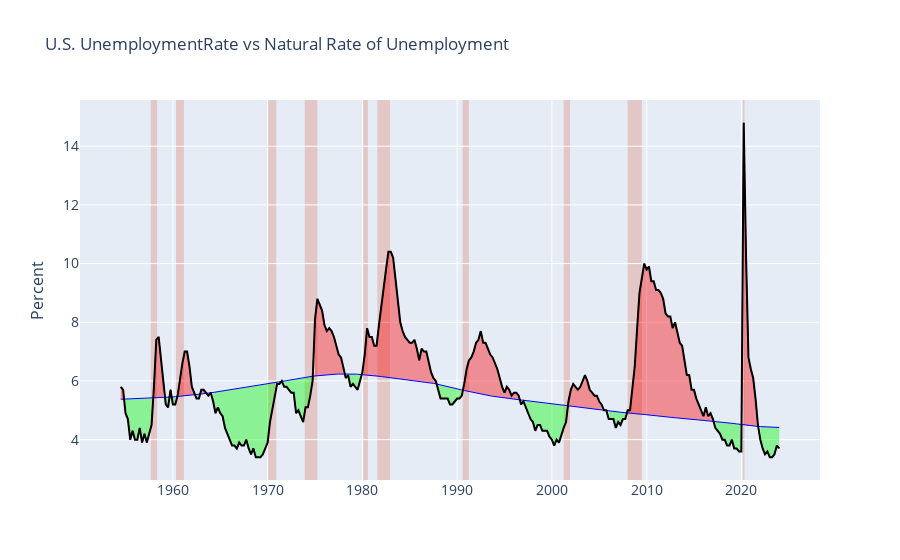

Notebook code for this chart:
### Code cell
UNRATE = pd.DataFrame(fred.get_series('UNRATE'))
NROU = pd.DataFrame(fred.get_series('NROU'))

# sample data
df = pd.DataFrame()
df['USREC'] = srty['USREC']
df['y'] = UNRATE.iloc[:,0]
df['ma1'] = NROU.iloc[:,0]
df['ma2'] = UNRATE.iloc[:,0]
df=df.dropna()
df1 = df.copy()

# split data into chunks where averages cross each other
df['label'] = np.where(df['ma1']>df['ma2'], 1, 0)
df['group'] = df['label'].ne(df['label'].shift()).cumsum()
df = df.groupby('group')
dfs = []
for name, data in df:
    dfs.append(data)

# custom function to set fill color
def fillcol(label):
    if label >= 1:
        return 'rgba(0,250,0,0.4)'
    else:
        return 'rgba(250,0,0,0.4)'

fig = go.Figure()

for df in dfs:
    fig.add_traces(go.Scatter(x=df.index, y = df.ma1,
                              line = dict(color='rgba(0,0,0,0)')))
    
    fig.add_traces(go.Scatter(x=df.index, y = df.ma2,
                              line = dict(color='rgba(0,0,0,0)'),
                              fill='tonexty', 
                              fillcolor = fillcol(df['label'].iloc[0])))

# include averages
fig.add_traces(go.Scatter(x=df1.index, y = df1.ma1,
                          line = dict(color = 'blue', width=1)))

fig.add_traces(go.Scatter(x=df1.index, y = df1.ma2,
                          line = dict(color = 'red', width=1)))

# include main time-series
fig.add_traces(go.Scatter(x=df1.index, y = df1.y,
                          line = dict(color = 'black', width=2)))

fig.update_layout(
        title='U.S. UnemploymentRate vs Natural Rate of Unemployment',
        xaxis_tickfont_size=14,
        yaxis=dict(
            title='Percent',
            titlefont_size=16,
            tickfont_size=14,
        ),
        legend=dict(
            x=0,
            y=1.0,
            bgcolor='rgba(255, 255, 255, 0)',
            bordercolor='rgba(255, 255, 255, 0)'
        ),
        barmode='group',
        bargap=0.15, # gap between bars of adjacent location coordinates.
        bargroupgap=0.1 # gap between bars of the same location coordinate.
    )

# Highlight areas according to the even_type
current = ''
changes = []

for ind in srty.index:
    if current != srty['USREC'][ind]:
        current = srty['USREC'][ind]
        changes.append([srty['date'][ind],srty['USREC'][ind]])


color_dict= {'Yes':'#d9330d','No':'#e5ecf6',}

for i, val in enumerate(changes):
    if (i+1) == len(changes):
            changes_last_date = changes[-1][0]
            changes_last_state = changes[-1][1]
            last_date= srty['date'].iloc[-1]
            fig.add_vrect(
                          x0=changes_last_date, x1=last_date,
                          fillcolor=color_dict[changes_last_state], opacity=0.2,
                          layer="below", line_width=0)

    else:
          

        if changes[i][1] =='Yes':
            fig.add_vrect(
                        x0=changes[i][0], x1=changes[i+1][0],
                        fillcolor=color_dict['Yes'], opacity=0.2,
                        layer="below", line_width=0)


fig.update_layout(showlegend=False)
fig.show()

### Figure 1 — Plotly figure (JSON) as saved in the notebook; plotly's stock layout.template omitted (floating-point values rounded to 4 significant figures; data arrays with more than 128 entries replaced by an {"elided": "..."} marker saying what was removed)
{"data": [{"line": {"color": "rgba(0,0,0,0)"}, "type": "scatter", "x": ["1954-07-01T00:00:00", "1954-10-01T00:00:00"], "y": [5.376, 5.379]}, {"fill": "tonexty", "fillcolor": "rgba(250,0,0,0.4)", "line": {"color": "rgba(0,0,0,0)"}, "type": "scatter", "x": ["1954-07-01T00:00:00", "1954-10-01T00:00:00"], "y": [5.8, 5.7]}, {"line": {"color": "rgba(0,0,0,0)"}, "type": "scatter", "x": ["1955-01-01T00:00:00", "1955-04-01T00:00:00", "1955-07-01T00:00:00", "1955-10-01T00:00:00", "1956-01-01T00:00:00", "1956-04-01T00:00:00", "1956-07-01T00:00:00", "1956-10-01T00:00:00", "1957-01-01T00:00:00", "1957-04-01T00:00:00", "1957-07-01T00:00:00", "1957-10-01T00:00:00"], "y": [5.381, 5.384, 5.386, 5.389, 5.391, 5.393, 5.396, 5.398, 5.401, 5.404, 5.407, 5.411]}, {"fill": "tonexty", "fillcolor": "rgba(0,250,0,0.4)", "line": {"color": "rgba(0,0,0,0)"}, "type": "scatter", "x": ["1955-01-01T00:00:00", "1955-04-01T00:00:00", "1955-07-01T00:00:00", "1955-10-01T00:00:00", "1956-01-01T00:00:00", "1956-04-01T00:00:00", "1956-07-01T00:00:00", "1956-10-01T00:00:00", "1957-01-01T00:00:00", "1957-04-01T00:00:00", "1957-07-01T00:00:00", "1957-10-01T00:00:00"], "y": [4.9, 4.7, 4, 4.3, 4, 4, 4.4, 3.9, 4.2, 3.9, 4.2, 4.5]}, {"line": {"color": "rgba(0,0,0,0)"}, "type": "scatter", "x": ["1958-01-01T00:00:00", "1958-04-01T00:00:00", "1958-07-01T00:00:00", "1958-10-01T00:00:00", "1959-01-01T00:00:00"], "y": [5.414, 5.418, 5.423, 5.427, 5.433]}, {"fill": "tonexty", "fillcolor": "rgba(250,0,0,0.4)", "line": {"color": "rgba(0,0,0,0)"}, "type": "scatter", "x": ["1958-01-01T00:00:00", "1958-04-01T00:00:00", "1958-07-01T00:00:00", "1958-10-01T00:00:00", "1959-01-01T00:00:00"], "y": [5.8, 7.4, 7.5, 6.7, 6]}, {"line": {"color": "rgba(0,0,0,0)"}, "type": "scatter", "x": ["1959-04-01T00:00:00", "1959-07-01T00:00:00"], "y": [5.438, 5.444]}, {"fill": "tonexty", "fillcolor": "rgba(0,250,0,0.4)", "line": {"color": "rgba(0,0,0,0)"}, "type": "scatter", "x": ["1959-04-01T00:00:00", "1959-07-01T00:00:00"], "y": [5.2, 5.1]}, {"line": {"color": "rgba(0,0,0,0)"}, "type": "scatter", "x": ["1959-10-01T00:00:00"], "y": [5.45]}, {"fill": "tonexty", "fillcolor": "rgba(250,0,0,0.4)", "line": {"color": "rgba(0,0,0,0)"}, "type": "scatter", "x": ["1959-10-01T00:00:00"], "y": [5.7]}, {"line": {"color": "rgba(0,0,0,0)"}, "type": "scatter", "x": ["1960-01-01T00:00:00", "1960-04-01T00:00:00"], "y": [5.456, 5.463]}, {"fill": "tonexty", "fillcolor": "rgba(0,250,0,0.4)", "line": {"color": "rgba(0,0,0,0)"}, "type": "scatter", "x": ["1960-01-01T00:00:00", "1960-04-01T00:00:00"], "y": [5.2, 5.2]}, {"line": {"color": "rgba(0,0,0,0)"}, "type": "scatter", "x": ["1960-07-01T00:00:00", "1960-10-01T00:00:00", "1961-01-01T00:00:00", "1961-04-01T00:00:00", "1961-07-01T00:00:00", "1961-10-01T00:00:00", "1962-01-01T00:00:00", "1962-04-01T00:00:00"], "y": [5.47, 5.477, 5.484, 5.491, 5.499, 5.506, 5.515, 5.523]}, {"fill": "tonexty", "fillcolor": "rgba(250,0,0,0.4)", "line": {"color": "rgba(0,0,0,0)"}, "type": "scatter", "x": ["1960-07-01T00:00:00", "1960-10-01T00:00:00", "1961-01-01T00:00:00", "1961-04-01T00:00:00", "1961-07-01T00:00:00", "1961-10-01T00:00:00", "1962-01-01T00:00:00", "1962-04-01T00:00:00"], "y": [5.5, 6.1, 6.6, 7, 7, 6.5, 5.8, 5.6]}, {"line": {"color": "rgba(0,0,0,0)"}, "type": "scatter", "x": ["1962-07-01T00:00:00", "1962-10-01T00:00:00"], "y": [5.532, 5.541]}, {"fill": "tonexty", "fillcolor": "rgba(0,250,0,0.4)", "line": {"color": "rgba(0,0,0,0)"}, "type": "scatter", "x": ["1962-07-01T00:00:00", "1962-10-01T00:00:00"], "y": [5.4, 5.4]}, {"line": {"color": "rgba(0,0,0,0)"}, "type": "scatter", "x": ["1963-01-01T00:00:00", "1963-04-01T00:00:00", "1963-07-01T00:00:00"], "y": [5.551, 5.562, 5.572]}, {"fill": "tonexty", "fillcolor": "rgba(250,0,0,0.4)", "line": {"color": "rgba(0,0,0,0)"}, "type": "scatter", "x": ["1963-01-01T00:00:00", "1963-04-01T00:00:00", "1963-07-01T00:00:00"], "y": [5.7, 5.7, 5.6]}, {"line": {"color": "rgba(0,0,0,0)"}, "type": "scatter", "x": ["1963-10-01T00:00:00"], "y": [5.584]}, {"fill": "tonexty", "fillcolor": "rgba(0,250,0,0.4)", "line": {"color": "rgba(0,0,0,0)"}, "type": "scatter", "x": ["1963-10-01T00:00:00"], "y": [5.5]}, {"line": {"color": "rgba(0,0,0,0)"}, "type": "scatter", "x": ["1964-01-01T00:00:00"], "y": [5.596]}, {"fill": "tonexty", "fillcolor": "rgba(250,0,0,0.4)", "line": {"color": "rgba(0,0,0,0)"}, "type": "scatter", "x": ["1964-01-01T00:00:00"], "y": [5.6]}, {"line": {"color": "rgba(0,0,0,0)"}, "type": "scatter", "x": ["1964-04-01T00:00:00", "1964-07-01T00:00:00", "1964-10-01T00:00:00", "1965-01-01T00:00:00", "1965-04-01T00:00:00", "1965-07-01T00:00:00", "1965-10-01T00:00:00", "1966-01-01T00:00:00", "1966-04-01T00:00:00", "1966-07-01T00:00:00", "1966-10-01T00:00:00", "1967-01-01T00:00:00", "1967-04-01T00:00:00", "1967-07-01T00:00:00", "1967-10-01T00:00:00", "1968-01-01T00:00:00", "1968-04-01T00:00:00", "1968-07-01T00:00:00", "1968-10-01T00:00:00", "1969-01-01T00:00:00", "1969-04-01T00:00:00", "1969-07-01T00:00:00", "1969-10-01T00:00:00", "1970-01-01T00:00:00", "1970-04-01T00:00:00", "1970-07-01T00:00:00", "1970-10-01T00:00:00", "1971-01-01T00:00:00", "1971-04-01T00:00:00"], "y": [5.608, 5.62, 5.633, 5.646, 5.659, 5.672, 5.685, 5.698, 5.711, 5.723, 5.735, 5.747, 5.758, 5.77, 5.781, 5.792, 5.804, 5.815, 5.827, 5.839, 5.851, 5.864, 5.877, 5.89, 5.904, 5.918, 5.933, 5.948, 5.963]}, {"fill": "tonexty", "fillcolor": "rgba(0,250,0,0.4)", "line": {"color": "rgba(0,0,0,0)"}, "type": "scatter", "x": ["1964-04-01T00:00:00", "1964-07-01T00:00:00", "1964-10-01T00:00:00", "1965-01-01T00:00:00", "1965-04-01T00:00:00", "1965-07-01T00:00:00", "1965-10-01T00:00:00", "1966-01-01T00:00:00", "1966-04-01T00:00:00", "1966-07-01T00:00:00", "1966-10-01T00:00:00", "1967-01-01T00:00:00", "1967-04-01T00:00:00", "1967-07-01T00:00:00", "1967-10-01T00:00:00", "1968-01-01T00:00:00", "1968-04-01T00:00:00", "1968-07-01T00:00:00", "1968-10-01T00:00:00", "1969-01-01T00:00:00", "1969-04-01T00:00:00", "1969-07-01T00:00:00", "1969-10-01T00:00:00", "1970-01-01T00:00:00", "1970-04-01T00:00:00", "1970-07-01T00:00:00", "1970-10-01T00:00:00", "1971-01-01T00:00:00", "1971-04-01T00:00:00"], "y": [5.3, 4.9, 5.1, 4.9, 4.8, 4.4, 4.2, 4, 3.8, 3.8, 3.7, 3.9, 3.8, 3.8, 4, 3.7, 3.5, 3.7, 3.4, 3.4, 3.4, 3.5, 3.7, 3.9, 4.6, 5, 5.5, 5.9, 5.9]}, {"line": {"color": "rgba(0,0,0,0)"}, "type": "scatter", "x": ["1971-07-01T00:00:00"], "y": [5.979]}, {"fill": "tonexty", "fillcolor": "rgba(250,0,0,0.4)", "line": {"color": "rgba(0,0,0,0)"}, "type": "scatter", "x": ["1971-07-01T00:00:00"], "y": [6]}, {"line": {"color": "rgba(0,0,0,0)"}, "type": "scatter", "x": ["1971-10-01T00:00:00", "1972-01-01T00:00:00", "1972-04-01T00:00:00", "1972-07-01T00:00:00", "1972-10-01T00:00:00", "1973-01-01T00:00:00", "1973-04-01T00:00:00", "1973-07-01T00:00:00", "1973-10-01T00:00:00", "1974-01-01T00:00:00", "1974-04-01T00:00:00", "1974-07-01T00:00:00", "1974-10-01T00:00:00"], "y": [5.994, 6.01, 6.026, 6.041, 6.057, 6.072, 6.086, 6.1, 6.114, 6.127, 6.139, 6.15, 6.161]}, {"fill": "tonexty", "fillcolor": "rgba(0,250,0,0.4)", "line": {"color": "rgba(0,0,0,0)"}, "type": "scatter", "x": ["1971-10-01T00:00:00", "1972-01-01T00:00:00", "1972-04-01T00:00:00", "1972-07-01T00:00:00", "1972-10-01T00:00:00", "1973-01-01T00:00:00", "1973-04-01T00:00:00", "1973-07-01T00:00:00", "1973-10-01T00:00:00", "1974-01-01T00:00:00", "1974-04-01T00:00:00", "1974-07-01T00:00:00", "1974-10-01T00:00:00"], "y": [5.8, 5.8, 5.7, 5.6, 5.6, 4.9, 5, 4.8, 4.6, 5.1, 5.1, 5.5, 6]}, {"line": {"color": "rgba(0,0,0,0)"}, "type": "scatter", "x": ["1975-01-01T00:00:00", "1975-04-01T00:00:00", "1975-07-01T00:00:00", "1975-10-01T00:00:00", "1976-01-01T00:00:00", "1976-04-01T00:00:00", "1976-07-01T00:00:00", "1976-10-01T00:00:00", "1977-01-01T00:00:00", "1977-04-01T00:00:00", "1977-07-01T00:00:00", "1977-10-01T00:00:00", "1978-01-01T00:00:00"], "y": [6.171, 6.18, 6.189, 6.197, 6.205, 6.211, 6.218, 6.223, 6.228, 6.232, 6.235, 6.238, 6.239]}, {"fill": "tonexty", "fillcolor": "rgba(250,0,0,0.4)", "line": {"color": "rgba(0,0,0,0)"}, "type": "scatter", "x": ["1975-01-01T00:00:00", "1975-04-01T00:00:00", "1975-07-01T00:00:00", "1975-10-01T00:00:00", "1976-01-01T00:00:00", "1976-04-01T00:00:00", "1976-07-01T00:00:00", "1976-10-01T00:00:00", "1977-01-01T00:00:00", "1977-04-01T00:00:00", "1977-07-01T00:00:00", "1977-10-01T00:00:00", "1978-01-01T00:00:00"], "y": [8.1, 8.8, 8.6, 8.4, 7.9, 7.7, 7.8, 7.7, 7.5, 7.2, 6.9, 6.8, 6.4]}, {"line": {"color": "rgba(0,0,0,0)"}, "type": "scatter", "x": ["1978-04-01T00:00:00", "1978-07-01T00:00:00", "1978-10-01T00:00:00", "1979-01-01T00:00:00", "1979-04-01T00:00:00", "1979-07-01T00:00:00", "1979-10-01T00:00:00"], "y": [6.24, 6.24, 6.238, 6.236, 6.233, 6.228, 6.223]}, {"fill": "tonexty", "fillcolor": "rgba(0,250,0,0.4)", "line": {"color": "rgba(0,0,0,0)"}, "type": "scatter", "x": ["1978-04-01T00:00:00", "1978-07-01T00:00:00", "1978-10-01T00:00:00", "1979-01-01T00:00:00", "1979-04-01T00:00:00", "1979-07-01T00:00:00", "1979-10-01T00:00:00"], "y": [6.1, 6.2, 5.8, 5.9, 5.8, 5.7, 6]}, {"line": {"color": "rgba(0,0,0,0)"}, "type": "scatter", "x": ["1980-01-01T00:00:00", "1980-04-01T00:00:00", "1980-07-01T00:00:00", "1980-10-01T00:00:00", "1981-01-01T00:00:00", "1981-04-01T00:00:00", "1981-07-01T00:00:00", "1981-10-01T00:00:00", "1982-01-01T00:00:00", "1982-04-01T00:00:00", "1982-07-01T00:00:00", "1982-10-01T00:00:00", "1983-01-01T00:00:00", "1983-04-01T00:00:00", "1983-07-01T00:00:00", "1983-10-01T00:00:00", "1984-01-01T00:00:00", "1984-04-01T00:00:00", "1984-07-01T00:00:00", "1984-10-01T00:00:00", "1985-01-01T00:00:00", "1985-04-01T00:00:00", "1985-07-01T00:00:00", "1985-10-01T00:00:00", "1986-01-01T00:00:00", "1986-04-01T00:00:00", "1986-07-01T00:00:00", "1986-10-01T00:00:00", "1987-01-01T00:00:00", "1987-04-01T00:00:00", "1987-07-01T00:00:00", "1987-10-01T00:00:00"], "y": [6.217, 6.211, 6.203, 6.195, 6.187, 6.178, 6.169, 6.16, 6.151, 6.141, 6.132, 6.122, 6.113, 6.104, 6.094, 6.085, 6.076, 6.067, 6.058, 6.048, 6.039, 6.029, 6.019, 6.009, 5.998, 5.986, 5.974, 5.961, 5.948, 5.933, 5.918, 5.902]}, {"fill": "tonexty", "fillcolor": "rgba(250,0,0,0.4)", "line": {"color": "rgba(0,0,0,0)"}, "type": "scatter", "x": ["1980-01-01T00:00:00", "1980-04-01T00:00:00", "1980-07-01T00:00:00", "1980-10-01T00:00:00", "1981-01-01T00:00:00", "1981-04-01T00:00:00", "1981-07-01T00:00:00", "1981-10-01T00:00:00", "1982-01-01T00:00:00", "1982-04-01T00:00:00", "1982-07-01T00:00:00", "1982-10-01T00:00:00", "1983-01-01T00:00:00", "1983-04-01T00:00:00", "1983-07-01T00:00:00", "1983-10-01T00:00:00", "1984-01-01T00:00:00", "1984-04-01T00:00:00", "1984-07-01T00:00:00", "1984-10-01T00:00:00", "1985-01-01T00:00:00", "1985-04-01T00:00:00", "1985-07-01T00:00:00", "1985-10-01T00:00:00", "1986-01-01T00:00:00", "1986-04-01T00:00:00", "1986-07-01T00:00:00", "1986-10-01T00:00:00", "1987-01-01T00:00:00", "1987-04-01T00:00:00", "1987-07-01T00:00:00", "1987-10-01T00:00:00"], "y": [6.3, 6.9, 7.8, 7.5, 7.5, 7.2, 7.2, 7.9, 8.6, 9.3, 9.8, 10.4, 10.4, 10.2, 9.4, 8.8, 8, 7.7, 7.5, 7.4, 7.3, 7.3, 7.4, 7.1, 6.7, 7.1, 7, 7, 6.6, 6.3, 6.1, 6]}, {"line": {"color": "rgba(0,0,0,0)"}, "type": "scatter", "x": ["1988-01-01T00:00:00", "1988-04-01T00:00:00", "1988-07-01T00:00:00", "1988-10-01T00:00:00", "1989-01-01T00:00:00", "1989-04-01T00:00:00", "1989-07-01T00:00:00", "1989-10-01T00:00:00", "1990-01-01T00:00:00", "1990-04-01T00:00:00", "1990-07-01T00:00:00"], "y": [5.885, 5.867, 5.849, 5.83, 5.811, 5.792, 5.772, 5.752, 5.733, 5.713, 5.694]}, {"fill": "tonexty", "fillcolor": "rgba(0,250,0,0.4)", "line": {"color": "rgba(0,0,0,0)"}, "type": "scatter", "x": ["1988-01-01T00:00:00", "1988-04-01T00:00:00", "1988-07-01T00:00:00", "1988-10-01T00:00:00", "1989-01-01T00:00:00", "1989-04-01T00:00:00", "1989-07-01T00:00:00", "1989-10-01T00:00:00", "1990-01-01T00:00:00", "1990-04-01T00:00:00", "1990-07-01T00:00:00"], "y": [5.7, 5.4, 5.4, 5.4, 5.4, 5.2, 5.2, 5.3, 5.4, 5.4, 5.5]}, {"line": {"color": "rgba(0,0,0,0)"}, "type": "scatter", "x": ["1990-10-01T00:00:00", "1991-01-01T00:00:00", "1991-04-01T00:00:00", "1991-07-01T00:00:00", "1991-10-01T00:00:00", "1992-01-01T00:00:00", "1992-04-01T00:00:00", "1992-07-01T00:00:00", "1992-10-01T00:00:00", "1993-01-01T00:00:00", "1993-04-01T00:00:00", "1993-07-01T00:00:00", "1993-10-01T00:00:00", "1994-01-01T00:00:00", "1994-04-01T00:00:00", "1994-07-01T00:00:00", "1994-10-01T00:00:00", "1995-01-01T00:00:00", "1995-04-01T00:00:00", "1995-07-01T00:00:00", "1995-10-01T00:00:00", "1996-01-01T00:00:00", "1996-04-01T00:00:00", "1996-07-01T00:00:00"], "y": [5.675, 5.656, 5.638, 5.62, 5.603, 5.586, 5.569, 5.553, 5.538, 5.522, 5.508, 5.494, 5.48, 5.467, 5.455, 5.443, 5.431, 5.42, 5.409, 5.399, 5.389, 5.379, 5.37, 5.36]}, {"fill": "tonexty", "fillcolor": "rgba(250,0,0,0.4)", "line": {"color": "rgba(0,0,0,0)"}, "type": "scatter", "x": ["1990-10-01T00:00:00", "1991-01-01T00:00:00", "1991-04-01T00:00:00", "1991-07-01T00:00:00", "1991-10-01T00:00:00", "1992-01-01T00:00:00", "1992-04-01T00:00:00", "1992-07-01T00:00:00", "1992-10-01T00:00:00", "1993-01-01T00:00:00", "1993-04-01T00:00:00", "1993-07-01T00:00:00", "1993-10-01T00:00:00", "1994-01-01T00:00:00", "1994-04-01T00:00:00", "1994-07-01T00:00:00", "1994-10-01T00:00:00", "1995-01-01T00:00:00", "1995-04-01T00:00:00", "1995-07-01T00:00:00", "1995-10-01T00:00:00", "1996-01-01T00:00:00", "1996-04-01T00:00:00", "1996-07-01T00:00:00"], "y": [5.9, 6.4, 6.7, 6.8, 7, 7.3, 7.4, 7.7, 7.3, 7.3, 7.1, 6.9, 6.8, 6.6, 6.4, 6.1, 5.8, 5.6, 5.8, 5.7, 5.5, 5.6, 5.6, 5.5]}, {"line": {"color": "rgba(0,0,0,0)"}, "type": "scatter", "x": ["1996-10-01T00:00:00", "1997-01-01T00:00:00", "1997-04-01T00:00:00", "1997-07-01T00:00:00", "1997-10-01T00:00:00", "1998-01-01T00:00:00", "1998-04-01T00:00:00", "1998-07-01T00:00:00", "1998-10-01T00:00:00", "1999-01-01T00:00:00", "1999-04-01T00:00:00", "1999-07-01T00:00:00", "1999-10-01T00:00:00", "2000-01-01T00:00:00", "2000-04-01T00:00:00", "2000-07-01T00:00:00", "2000-10-01T00:00:00", "2001-01-01T00:00:00", "2001-04-01T00:00:00", "2001-07-01T00:00:00"], "y": [5.351, 5.342, 5.332, 5.323, 5.314, 5.304, 5.295, 5.285, 5.275, 5.265, 5.255, 5.245, 5.235, 5.225, 5.215, 5.204, 5.194, 5.183, 5.173, 5.162]}, {"fill": "tonexty", "fillcolor": "rgba(0,250,0,0.4)", "line": {"color": "rgba(0,0,0,0)"}, "type": "scatter", "x": ["1996-10-01T00:00:00", "1997-01-01T00:00:00", "1997-04-01T00:00:00", "1997-07-01T00:00:00", "1997-10-01T00:00:00", "1998-01-01T00:00:00", "1998-04-01T00:00:00", "1998-07-01T00:00:00", "1998-10-01T00:00:00", "1999-01-01T00:00:00", "1999-04-01T00:00:00", "1999-07-01T00:00:00", "1999-10-01T00:00:00", "2000-01-01T00:00:00", "2000-04-01T00:00:00", "2000-07-01T00:00:00", "2000-10-01T00:00:00", "2001-01-01T00:00:00", "2001-04-01T00:00:00", "2001-07-01T00:00:00"], "y": [5.2, 5.3, 5.1, 4.9, 4.7, 4.6, 4.3, 4.5, 4.5, 4.3, 4.3, 4.3, 4.1, 4, 3.8, 4, 3.9, 4.2, 4.4, 4.6]}, {"line": {"color": "rgba(0,0,0,0)"}, "type": "scatter", "x": ["2001-10-01T00:00:00", "2002-01-01T00:00:00", "2002-04-01T00:00:00", "2002-07-01T00:00:00", "2002-10-01T00:00:00", "2003-01-01T00:00:00", "2003-04-01T00:00:00", "2003-07-01T00:00:00", "2003-10-01T00:00:00", "2004-01-01T00:00:00", "2004-04-01T00:00:00", "2004-07-01T00:00:00", "2004-10-01T00:00:00", "2005-01-01T00:00:00", "2005-04-01T00:00:00"], "y": [5.151, 5.141, 5.13, 5.119, 5.109, 5.098, 5.088, 5.077, 5.067, 5.057, 5.047, 5.038, 5.029, 5.02, 5.012]}, {"fill": "tonexty", "fillcolor": "rgba(250,0,0,0.4)", "line": {"color": "rgba(0,0,0,0)"}, "type": "scatter", "x": ["2001-10-01T00:00:00", "2002-01-01T00:00:00", "2002-04-01T00:00:00", "2002-07-01T00:00:00", "2002-10-01T00:00:00", "2003-01-01T00:00:00", "2003-04-01T00:00:00", "2003-07-01T00:00:00", "2003-10-01T00:00:00", "2004-01-01T00:00:00", "2004-04-01T00:00:00", "2004-07-01T00:00:00", "2004-10-01T00:00:00", "2005-01-01T00:00:00", "2005-04-01T00:00:00"], "y": [5.3, 5.7, 5.9, 5.8, 5.7, 5.8, 6, 6.2, 6, 5.7, 5.6, 5.5, 5.5, 5.3, 5.2]}, {"line": {"color": "rgba(0,0,0,0)"}, "type": "scatter", "x": ["2005-07-01T00:00:00"], "y": [5.004]}, {"fill": "tonexty", "fillcolor": "rgba(0,250,0,0.4)", "line": {"color": "rgba(0,0,0,0)"}, "type": "scatter", "x": ["2005-07-01T00:00:00"], "y": [5]}, {"line": {"color": "rgba(0,0,0,0)"}, "type": "scatter", "x": ["2005-10-01T00:00:00"], "y": [4.997]}, {"fill": "tonexty", "fillcolor": "rgba(250,0,0,0.4)", "line": {"color": "rgba(0,0,0,0)"}, "type": "scatter", "x": ["2005-10-01T00:00:00"], "y": [5]}, {"line": {"color": "rgba(0,0,0,0)"}, "type": "scatter", "x": ["2006-01-01T00:00:00", "2006-04-01T00:00:00", "2006-07-01T00:00:00", "2006-10-01T00:00:00", "2007-01-01T00:00:00", "2007-04-01T00:00:00", "2007-07-01T00:00:00", "2007-10-01T00:00:00"], "y": [4.987, 4.977, 4.966, 4.955, 4.944, 4.933, 4.923, 4.913]}, {"fill": "tonexty", "fillcolor": "rgba(0,250,0,0.4)", "line": {"color": "rgba(0,0,0,0)"}, "type": "scatter", "x": ["2006-01-01T00:00:00", "2006-04-01T00:00:00", "2006-07-01T00:00:00", "2006-10-01T00:00:00", "2007-01-01T00:00:00", "2007-04-01T00:00:00", "2007-07-01T00:00:00", "2007-10-01T00:00:00"], "y": [4.7, 4.7, 4.7, 4.4, 4.6, 4.5, 4.7, 4.7]}, {"line": {"color": "rgba(0,0,0,0)"}, "type": "scatter", "x": ["2008-01-01T00:00:00", "2008-04-01T00:00:00", "2008-07-01T00:00:00", "2008-10-01T00:00:00", "2009-01-01T00:00:00", "2009-04-01T00:00:00", "2009-07-01T00:00:00", "2009-10-01T00:00:00", "2010-01-01T00:00:00", "2010-04-01T00:00:00", "2010-07-01T00:00:00", "2010-10-01T00:00:00", "2011-01-01T00:00:00", "2011-04-01T00:00:00", "2011-07-01T00:00:00", "2011-10-01T00:00:00", "2012-01-01T00:00:00", "2012-04-01T00:00:00", "2012-07-01T00:00:00", "2012-10-01T00:00:00", "2013-01-01T00:00:00", "2013-04-01T00:00:00", "2013-07-01T00:00:00", "2013-10-01T00:00:00", "2014-01-01T00:00:00", "2014-04-01T00:00:00", "2014-07-01T00:00:00", "2014-10-01T00:00:00", "2015-01-01T00:00:00", "2015-04-01T00:00:00", "2015-07-01T00:00:00", "2015-10-01T00:00:00", "2016-01-01T00:00:00", "2016-04-01T00:00:00", "2016-07-01T00:00:00", "2016-10-01T00:00:00", "2017-01-01T00:00:00"], "y": [4.904, 4.896, 4.888, 4.882, 4.875, 4.869, 4.863, 4.857, 4.851, 4.844, 4.837, 4.829, 4.82, 4.811, 4.802, 4.792, 4.781, 4.771, 4.762, 4.752, 4.743, 4.734, 4.726, 4.718, 4.711, 4.704, 4.697, 4.69, 4.684, 4.677, 4.671, 4.664, 4.657, 4.65, 4.643, 4.636, 4.628]}, {"fill": "tonexty", "fillcolor": "rgba(250,0,0,0.4)", "line": {"color": "rgba(0,0,0,0)"}, "type": "scatter", "x": ["2008-01-01T00:00:00", "2008-04-01T00:00:00", "2008-07-01T00:00:00", "2008-10-01T00:00:00", "2009-01-01T00:00:00", "2009-04-01T00:00:00", "2009-07-01T00:00:00", "2009-10-01T00:00:00", "2010-01-01T00:00:00", "2010-04-01T00:00:00", "2010-07-01T00:00:00", "2010-10-01T00:00:00", "2011-01-01T00:00:00", "2011-04-01T00:00:00", "2011-07-01T00:00:00", "2011-10-01T00:00:00", "2012-01-01T00:00:00", "2012-04-01T00:00:00", "2012-07-01T00:00:00", "2012-10-01T00:00:00", "2013-01-01T00:00:00", "2013-04-01T00:00:00", "2013-07-01T00:00:00", "2013-10-01T00:00:00", "2014-01-01T00:00:00", "2014-04-01T00:00:00", "2014-07-01T00:00:00", "2014-10-01T00:00:00", "2015-01-01T00:00:00", "2015-04-01T00:00:00", "2015-07-01T00:00:00", "2015-10-01T00:00:00", "2016-01-01T00:00:00", "2016-04-01T00:00:00", "2016-07-01T00:00:00", "2016-10-01T00:00:00", "2017-01-01T00:00:00"], "y": [5, 5, 5.8, 6.5, 7.8, 9, 9.5, 10, 9.8, 9.9, 9.4, 9.4, 9.1, 9.1, 9, 8.8, 8.3, 8.2, 8.2, 7.8, 8, 7.6, 7.3, 7.2, 6.6, 6.2, 6.2, 5.7, 5.7, 5.4, 5.2, 5, 4.8, 5.1, 4.8, 4.9, 4.7]}, {"line": {"color": "rgba(0,0,0,0)"}, "type": "scatter", "x": ["2017-04-01T00:00:00", "2017-07-01T00:00:00", "2017-10-01T00:00:00", "2018-01-01T00:00:00", "2018-04-01T00:00:00", "2018-07-01T00:00:00", "2018-10-01T00:00:00", "2019-01-01T00:00:00", "2019-04-01T00:00:00", "2019-07-01T00:00:00", "2019-10-01T00:00:00", "2020-01-01T00:00:00"], "y": [4.621, 4.613, 4.605, 4.597, 4.588, 4.579, 4.569, 4.559, 4.548, 4.537, 4.525, 4.513]}, {"fill": "tonexty", "fillcolor": "rgba(0,250,0,0.4)", "line": {"color": "rgba(0,0,0,0)"}, "type": "scatter", "x": ["2017-04-01T00:00:00", "2017-07-01T00:00:00", "2017-10-01T00:00:00", "2018-01-01T00:00:00", "2018-04-01T00:00:00", "2018-07-01T00:00:00", "2018-10-01T00:00:00", "2019-01-01T00:00:00", "2019-04-01T00:00:00", "2019-07-01T00:00:00", "2019-10-01T00:00:00", "2020-01-01T00:00:00"], "y": [4.4, 4.3, 4.2, 4, 4, 3.8, 3.8, 4, 3.7, 3.7, 3.6, 3.6]}, {"line": {"color": "rgba(0,0,0,0)"}, "type": "scatter", "x": ["2020-04-01T00:00:00", "2020-07-01T00:00:00", "2020-10-01T00:00:00", "2021-01-01T00:00:00", "2021-04-01T00:00:00", "2021-07-01T00:00:00", "2021-10-01T00:00:00"], "y": [4.501, 4.491, 4.481, 4.472, 4.464, 4.457, 4.451]}, {"fill": "tonexty", "fillcolor": "rgba(250,0,0,0.4)", "line": {"color": "rgba(0,0,0,0)"}, "type": "scatter", "x": ["2020-04-01T00:00:00", "2020-07-01T00:00:00", "2020-10-01T00:00:00", "2021-01-01T00:00:00", "2021-04-01T00:00:00", "2021-07-01T00:00:00", "2021-10-01T00:00:00"], "y": [14.8, 10.2, 6.8, 6.4, 6.1, 5.4, 4.5]}, {"line": {"color": "rgba(0,0,0,0)"}, "type": "scatter", "x": ["2022-01-01T00:00:00", "2022-04-01T00:00:00", "2022-07-01T00:00:00", "2022-10-01T00:00:00", "2023-01-01T00:00:00", "2023-04-01T00:00:00", "2023-07-01T00:00:00", "2023-10-01T00:00:00", "2024-01-01T00:00:00"], "y": [4.445, 4.44, 4.436, 4.432, 4.428, 4.425, 4.421, 4.418, 4.415]}, {"fill": "tonexty", "fillcolor": "rgba(0,250,0,0.4)", "line": {"color": "rgba(0,0,0,0)"}, "type": "scatter", "x": ["2022-01-01T00:00:00", "2022-04-01T00:00:00", "2022-07-01T00:00:00", "2022-10-01T00:00:00", "2023-01-01T00:00:00", "2023-04-01T00:00:00", "2023-07-01T00:00:00", "2023-10-01T00:00:00", "2024-01-01T00:00:00"], "y": [4, 3.7, 3.5, 3.6, 3.4, 3.4, 3.5, 3.8, 3.7]}, {"line": {"color": "blue", "width": 1}, "type": "scatter", "x": {"elided": "279 str values"}, "y": {"elided": "279 float values"}}, {"line": {"color": "red", "width": 1}, "type": "scatter", "x": {"elided": "279 str values"}, "y": {"elided": "279 float values"}}, {"line": {"color": "black", "width": 2}, "type": "scatter", "x": {"elided": "279 str values"}, "y": {"elided": "279 float values"}}], "layout": {"bargap": 0.15, "bargroupgap": 0.1, "barmode": "group", "legend": {"bgcolor": "rgba(255, 255, 255, 0)", "bordercolor": "rgba(255, 255, 255, 0)", "x": 0, "y": 1}, "shapes": [{"fillcolor": "#d9330d", "layer": "below", "line": {"width": 0}, "opacity": 0.2, "type": "rect", "x0": "1957-09-01T00:00:00", "x1": "1958-05-01T00:00:00", "xref": "x", "y0": 0, "y1": 1, "yref": "y domain"}, {"fillcolor": "#d9330d", "layer": "below", "line": {"width": 0}, "opacity": 0.2, "type": "rect", "x0": "1960-05-01T00:00:00", "x1": "1961-03-01T00:00:00", "xref": "x", "y0": 0, "y1": 1, "yref": "y domain"}, {"fillcolor": "#d9330d", "layer": "below", "line": {"width": 0}, "opacity": 0.2, "type": "rect", "x0": "1970-01-01T00:00:00", "x1": "1970-12-01T00:00:00", "xref": "x", "y0": 0, "y1": 1, "yref": "y domain"}, {"fillcolor": "#d9330d", "layer": "below", "line": {"width": 0}, "opacity": 0.2, "type": "rect", "x0": "1973-12-01T00:00:00", "x1": "1975-04-01T00:00:00", "xref": "x", "y0": 0, "y1": 1, "yref": "y domain"}, {"fillcolor": "#d9330d", "layer": "below", "line": {"width": 0}, "opacity": 0.2, "type": "rect", "x0": "1980-02-01T00:00:00", "x1": "1980-08-01T00:00:00", "xref": "x", "y0": 0, "y1": 1, "yref": "y domain"}, {"fillcolor": "#d9330d", "layer": "below", "line": {"width": 0}, "opacity": 0.2, "type": "rect", "x0": "1981-08-01T00:00:00", "x1": "1982-12-01T00:00:00", "xref": "x", "y0": 0, "y1": 1, "yref": "y domain"}, {"fillcolor": "#d9330d", "layer": "below", "line": {"width": 0}, "opacity": 0.2, "type": "rect", "x0": "1990-08-01T00:00:00", "x1": "1991-04-01T00:00:00", "xref": "x", "y0": 0, "y1": 1, "yref": "y domain"}, {"fillcolor": "#d9330d", "layer": "below", "line": {"width": 0}, "opacity": 0.2, "type": "rect", "x0": "2001-04-01T00:00:00", "x1": "2001-12-01T00:00:00", "xref": "x", "y0": 0, "y1": 1, "yref": "y domain"}, {"fillcolor": "#d9330d", "layer": "below", "line": {"width": 0}, "opacity": 0.2, "type": "rect", "x0": "2008-01-01T00:00:00", "x1": "2009-07-01T00:00:00", "xref": "x", "y0": 0, "y1": 1, "yref": "y domain"}, {"fillcolor": "#d9330d", "layer": "below", "line": {"width": 0}, "opacity": 0.2, "type": "rect", "x0": "2020-03-01T00:00:00", "x1": "2020-05-01T00:00:00", "xref": "x", "y0": 0, "y1": 1, "yref": "y domain"}, {"fillcolor": "#e5ecf6", "layer": "below", "line": {"width": 0}, "opacity": 0.2, "type": "rect", "x0": "2020-05-01T00:00:00", "x1": "2024-01-01T00:00:00", "xref": "x", "y0": 0, "y1": 1, "yref": "y domain"}], "showlegend": false, "title": {"text": "U.S. UnemploymentRate vs Natural Rate of Unemployment"}, "xaxis": {"tickfont": {"size": 14}}, "yaxis": {"tickfont": {"size": 14}, "title": {"font": {"size": 16}, "text": "Percent"}}}}
